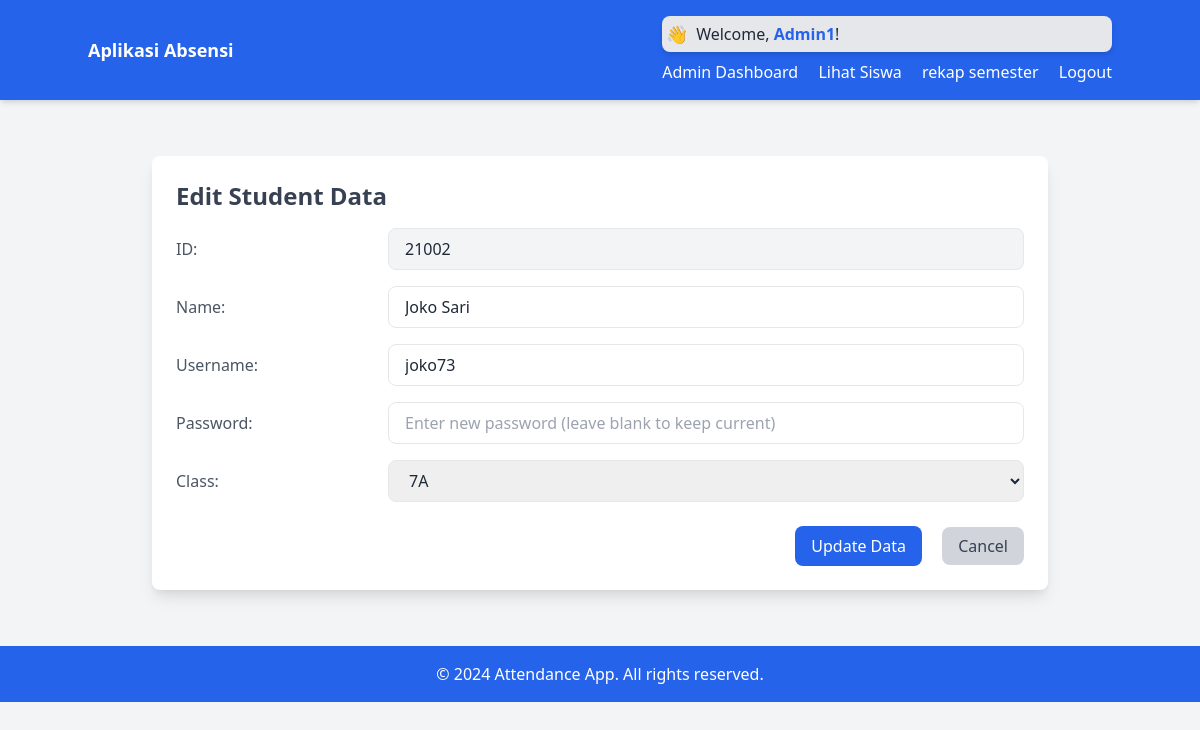
/admin/students/edit/21002 (signed in), run on the app's committed database.
### app.py (models this page shows, shortened)
class Admin(UserMixin, db.Model):
    id = db.Column(db.Integer, primary_key=True)
    username = db.Column(db.String(80), unique=True, nullable=False)
    password = db.Column(db.String(120), nullable=False)
    @property
    def is_admin(self):
        return True  # Admin adalah admin

class User(UserMixin, db.Model):
    id = db.Column(db.Integer, primary_key=True)
    nama = db.Column(db.String(100),nullable=False)
    username = db.Column(db.String(150), unique=True, nullable=False)
    password = db.Column(db.String(150), nullable=False)
    classes_id = db.Column(db.Integer, db.ForeignKey('classes.id'), nullable=False)
    classes = db.relationship('Classes', backref='user')

class Classes(db.Model):
    id = db.Column(db.Integer, primary_key=True)
    nama_kelas = db.Column(db.String(5), nullable=False)

### app.py (the view, shortened to what this page needs)
@app.route('/admin/students/edit/<int:id>', methods=['GET', 'POST'])
@login_required
@role_required('admin')
def admin_edit_student(id):
    student = User.query.get_or_404(id)
    classes = Classes.query.all()
    return render_template('admin_edit_student.html', student=student, classes=classes)

### app.py (called while the page is built)
@login_manager.user_loader
def load_user(user_id):
    user = User.query.get(int(user_id))
    if user:
        return user
    admin = Admin.query.get(int(user_id))
    if admin:
        return admin
    return None  # Jika tidak ada, kembalikan None

def role_required(role):
    def decorator(f):
        @wraps(f)
        def decorated_function(*args, **kwargs):
            if role == 'admin' and not current_user.is_admin:
                abort(403)  # Forbidden, jika bukan admin
            elif role == 'user' and current_user.is_admin:
                abort(403)  # Forbidden, jika admin mencoba akses user
            return f(*args, **kwargs)
        return decorated_function
    return decorator

### templates/admin_edit_student.html (shortened to what this page needs)
{% extends "base.html" %}
{% block content %}
<div class="max-w-4xl mx-auto mt-8 bg-white p-6 rounded-lg shadow-lg">
    <h2 class="text-2xl font-bold text-gray-700 mb-4">Edit Student Data</h2>
    <form action="{{ url_for('admin_edit_student', id=student.id) }}" method="post">
        <div class="mb-4 flex items-center">
            <label for="id" class="w-1/4 text-gray-600">ID:</label>
            <input
                type="text"
                id="id"
                value="{{ student.id }}"
                class="w-3/4 px-4 py-2 border rounded-lg bg-gray-100 cursor-not-allowed"
                readonly>
        </div>
        <div class="mb-4 flex items-center">
            <label for="nama" class="w-1/4 text-gray-600">Name:</label>
            <input
                type="text"
                id="nama"
                name="nama"
                value="{{ student.nama }}"
                class="w-3/4 px-4 py-2 border rounded-lg focus:ring-2 focus:ring-blue-500"
                required>
        </div>
        <div class="mb-4 flex items-center">
            <label for="username" class="w-1/4 text-gray-600">Username:</label>
            <input
                type="text"
                id="username"
                name="username"
                value="{{ student.username }}"
                class="w-3/4 px-4 py-2 border rounded-lg focus:ring-2 focus:ring-blue-500"
                required>
        </div>
        <div class="mb-4 flex items-center">
            <label for="password" class="w-1/4 text-gray-600">Password:</label>
            <input
                type="password"
                id="password"
                name="password"
                placeholder="Enter new password (leave blank to keep current)"
                class="w-3/4 px-4 py-2 border rounded-lg focus:ring-2 focus:ring-blue-500">
        </div>
        <div class="mb-4 flex items-center">
            <label for="classes_id" class="w-1/4 text-gray-600">Class:</label>
            <select
                id="classes_id"
                name="classes_id"
                class="w-3/4 px-4 py-2 border rounded-lg focus:ring-2 focus:ring-blue-500"
                required>
                {% for class_ in classes %}
                <option value="{{ class_.id }}" {% if class_.id == student.classes_id %}selected{% endif %}>
                    {{ class_.nama_kelas }}
                </option>
                {% endfor %}
            </select>
        </div>
        <div class="mt-6 text-right">
            <button
                type="submit"
                class="bg-blue-600 text-white py-2 px-4 rounded-lg hover:bg-blue-700 focus:ring-2 focus:ring-blue-500">
                Update Data
            </button>
            <a
                href="{{ url_for('admin_students') }}"
                class="ml-4 bg-gray-300 text-gray-700 py-2 px-4 rounded-lg hover:bg-gray-400">
                Cancel
            </a>
        </div>
    </form>
</div>
{% endblock %}

### templates/base.html (shortened to what this page needs)
<!DOCTYPE html>
<html lang="en">
<head>
    <link href="https://cdn.jsdelivr.net/npm/tailwindcss@2.2.19/dist/tailwind.min.css" rel="stylesheet">
</head>
<body class="bg-gray-100 text-gray-800">
    <nav class="bg-blue-600 p-4 shadow-md">
        <div class="container mx-auto flex justify-between items-center">
            <a href="#" class="text-white font-bold text-lg">Aplikasi Absensi</a>
            <div>
                {% if current_user.is_authenticated %}
                    <div class="bg-gray-200 p-1 rounded-lg flex items-center shadow-md mb-2">
                        <span class="text-blue-600 font-bold text-lg mr-2">👋</span>
                        <p class="text-gray-800 font-medium">Welcome, <span class="text-blue-600 font-semibold">{{ current_user.username }}</span>!</p>
                    </div>
                    {% if current_user.is_admin %}
                        <a href="{{ url_for('admin_dashboard') }}" class="text-white mr-4">Admin Dashboard</a>
                        <a href="{{ url_for('admin_students') }}" class="text-white mr-4">Lihat Siswa</a>
                        <a href="{{ url_for('semester_recap') }}" class="text-white mr-4">rekap semester</a>
                        {% else %}
                        <a href="{{ url_for('dashboard') }}" class="text-white mr-4">User Dashboard</a>
                        <a href="{{ url_for('history') }}" class="text-white mr-4">Riwayat</a>
                        <a href="{{ url_for('profile') }}" class="text-white mr-4">Profile</a>
                    {% endif %}
                    <a href="{{ url_for('logout') }}" class="text-white">Logout</a>
                {% else %}
                    <a href="{{ url_for('user_login') }}" class="text-white mr-4">Login as User</a>
                    <a href="{{ url_for('admin_login') }}" class="text-white mr-4">Login as Admin</a>
                {% endif %}
            </div>
        </div>
    </nav>
    <div class="container mx-auto p-6">
        {% block content %}{% endblock %}
    </div>
    <footer class="bg-blue-600 text-white text-center p-4 mt-8">
        <p>&copy; 2024 Attendance App. All rights reserved.</p>
    </footer>
</body>
</html>

### data on the page
Admin: username "Admin1"
User: id "21002", nama "Joko Sari", username "joko73", classes_id "7A"
